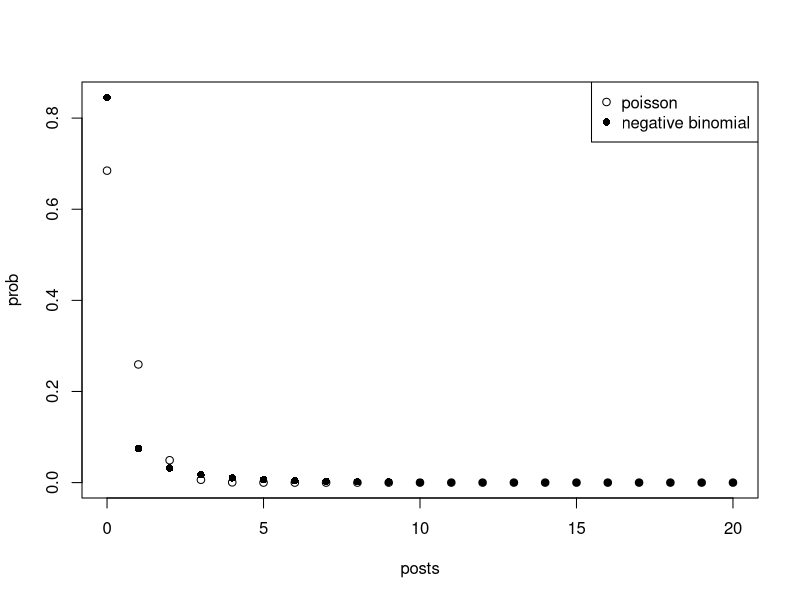
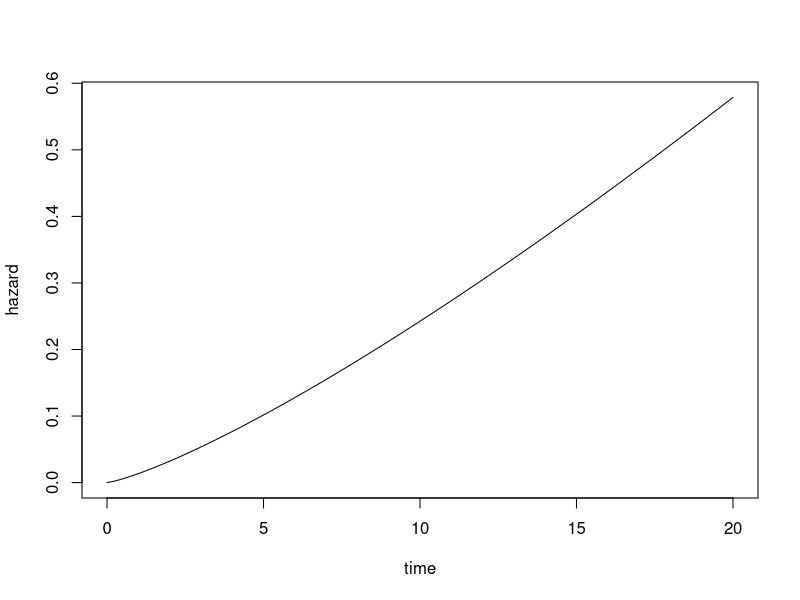
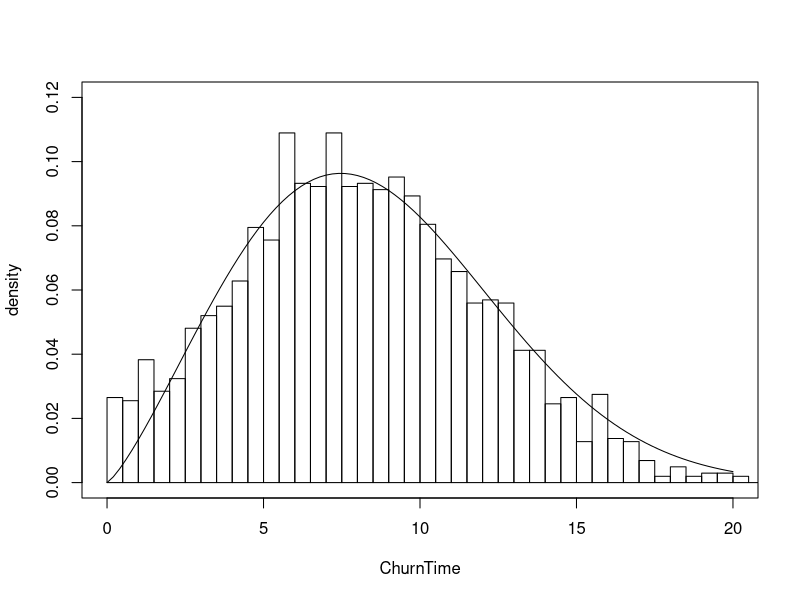

The R script that drew these images, in order:
## ---- chunk 1
mydata = read.csv("Forum_Posts.csv")
str(mydata)
## ---- chunk 2
poisson.res = glm(posts~., family=poisson, data=mydata)
summary(poisson.res)
## ---- chunk 3
y = mydata$posts
yhat = predict(poisson.res, type="response")
sum((y-yhat)^2/yhat)/(nrow(mydata)-length(coef(poisson.res)))
## ---- chunk 4
library(MASS)
## ---- chunk 5
nb.res = glm.nb(posts~., data=mydata)
summary(nb.res)
## ---- chunk 6
cbind(AIC(poisson.res), AIC(nb.res))
cbind(BIC(poisson.res), BIC(nb.res))
## ---- chunk 7
xbar = colMeans(mydata)[2:5]
xb.pos = crossprod(coef(poisson.res), c(1,xbar))
xb.nb = crossprod(coef(nb.res), c(1,xbar))
k = 0:20
p1 = dpois(k, exp(xb.pos))
p2 = dnbinom(k, size=nb.res$theta, mu=exp(xb.nb))
plot(k, p2, pch=16, xlab="posts", ylab="prob")
points(k, p1)
legend("topright", c("poisson", "negative binomial"), pch=c(1,16))
## ---- chunk 8
library(survival)
## ---- chunk 9
mydata = read.csv("Bank_Attrition.csv")
str(mydata)
## ---- chunk 10
surv.res = survreg(Surv(ChurnTime, 1-Censored)~.-CustomerID, data=mydata, dist="weibull")
summary(surv.res)
## ---- chunk 11
a = 1/surv.res$scale
a
## ---- chunk 12
beta = -coef(surv.res)*a
beta
## ---- chunk 13
xbar = colMeans(mydata[,2:10])
xbeta = crossprod(c(1,xbar),beta)
curve(exp(c(xbeta))*a*x^(a-1),xlim=c(0,20), xlab="time", ylab="hazard")
## ---- chunk 14
curve(dweibull(x, shape=a, scale=exp(-xbeta/a)), xlab="ChurnTime", ylab="density", xlim=c(0,20), ylim=c(0,0.12))
hist(mydata$ChurnTime[mydata$Censored==0], breaks=50, freq=FALSE, add=TRUE, col=NULL)
